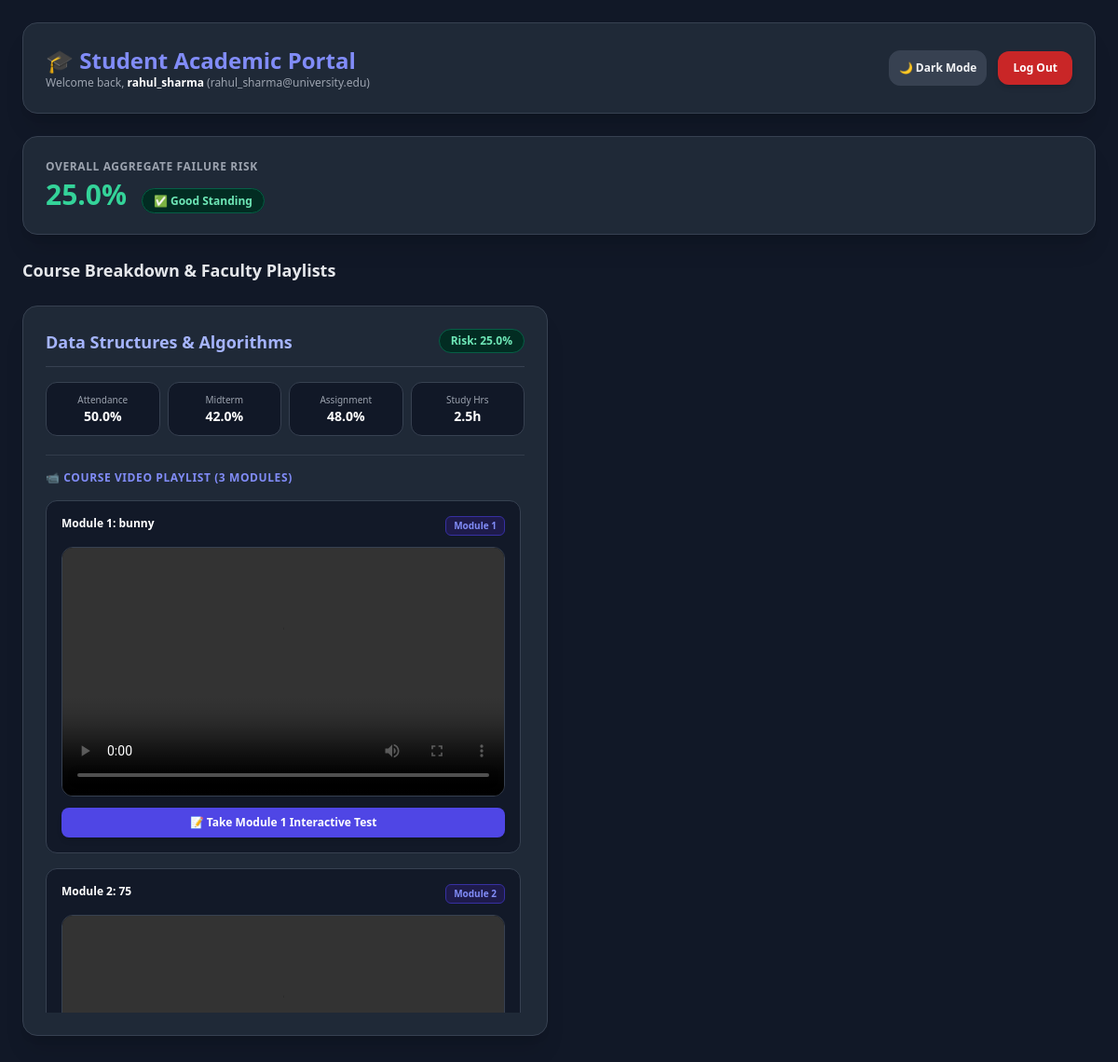
The app's page /student_dashboard (signed in) with its own data.
### app.py (models this page shows, shortened)
class User(UserMixin, db.Model):
    id = db.Column(db.Integer, primary_key=True)
    username = db.Column(db.String(80), unique=True, nullable=False)
    email = db.Column(db.String(120), unique=True, nullable=False)
    password_hash = db.Column(db.String(200), nullable=False)
    role = db.Column(db.String(20), nullable=False)  # 'admin', 'faculty', 'student'
    subject = db.Column(db.String(80), nullable=True, default='General')
    grades = db.relationship('StudentSubjectGrade', backref='student_user', lazy=True, cascade="all, delete-orphan")

class StudentSubjectGrade(db.Model):
    id = db.Column(db.Integer, primary_key=True)
    student_id = db.Column(db.Integer, db.ForeignKey('user.id'), nullable=False)
    subject = db.Column(db.String(80), nullable=False)
    attendance = db.Column(db.Float, default=75.0)
    midterm = db.Column(db.Float, default=60.0)
    assignment = db.Column(db.Float, default=60.0)
    logins = db.Column(db.Float, default=12.0)
    study_hours = db.Column(db.Float, default=5.0)

class LearningTopic(db.Model):
    id = db.Column(db.Integer, primary_key=True)
    subject = db.Column(db.String(80), nullable=False)
    sequence = db.Column(db.Integer, nullable=False)
    title = db.Column(db.String(150), nullable=False)
    description = db.Column(db.Text, nullable=True)
    youtube_url = db.Column(db.String(255), nullable=False)  # Local video URL
    quiz_data_json = db.Column(db.Text, nullable=True)     # Stores AI generated quiz JSON

### app.py (the view, shortened to what this page needs)
@app.route('/student_dashboard')
@login_required
def student_dashboard():
    if current_user.role != 'student':
        return "Unauthorized Access", 403
    subject_cards = []
    total_risk = 0.0
    for g in current_user.grades:
        risk_val = 25.0
        at_risk = False
        remediation = generate_personalized_path(g.midterm, g.assignment, g.attendance, g.study_hours)
        total_risk += risk_val
        topics = LearningTopic.query.filter_by(subject=g.subject).order_by(LearningTopic.sequence.asc()).all()
        pathway_topics = [
            {
                'id': t.id,
                'sequence': t.sequence,
                'title': t.title,
                'description': t.description,
                'youtube_url': t.youtube_url
            } for t in topics
        ]
        subject_cards.append({
            'subject': g.subject,
            'attendance': g.attendance,
            'midterm': g.midterm,
            'assignment': g.assignment,
            'study_hours': g.study_hours,
            'risk_percent': risk_val,
            'at_risk': at_risk,
            'remediation': remediation,
            'pathway_topics': pathway_topics
        })
    overall_risk = round(total_risk / len(subject_cards), 2) if subject_cards else 25.0
    overall_at_risk = bool(overall_risk >= 50)
    return render_template('student.html', student=current_user, subject_cards=subject_cards, risk_percent=overall_risk, at_risk=overall_at_risk)

### app.py (called while the page is built)
@login_manager.user_loader
def load_user(user_id):
    return User.query.get(int(user_id))

### templates/student.html (shortened to what this page needs)
<!DOCTYPE html>
<html lang="en" class="dark">
<head>
    <script src="https://cdn.tailwindcss.com"></script>
</head>
<body class="bg-gray-100 dark:bg-gray-900 text-gray-800 dark:text-gray-100 min-h-screen font-sans p-6 transition-colors duration-300">
    <div class="max-w-7xl mx-auto space-y-6">
        <div class="flex flex-col sm:flex-row justify-between items-start sm:items-center bg-white dark:bg-gray-800 p-6 rounded-2xl border border-gray-200 dark:border-gray-700 shadow-xl gap-4">
            <div>
                <h1 class="text-2xl font-bold text-indigo-600 dark:text-indigo-400">🎓 Student Academic Portal</h1>
                <p class="text-xs text-gray-500 dark:text-gray-400">Welcome back, <span class="text-gray-900 dark:text-white font-semibold">{{ student.username }}</span> ({{ student.email }})</p>
            </div>
            <div class="flex items-center gap-3">
                <button onclick="toggleTheme()" class="p-2.5 rounded-xl border border-gray-300 dark:border-gray-700 bg-gray-100 dark:bg-gray-700 text-xs font-semibold">
                    <span id="themeIcon">☀️ Light Mode</span>
                </button>
                <a href="/logout" class="bg-red-600/90 hover:bg-red-500 text-white text-xs px-4 py-2.5 rounded-xl transition font-semibold shadow-md">Log Out</a>
            </div>
        </div>
        <div class="bg-white dark:bg-gray-800 border border-gray-200 dark:border-gray-700 p-6 rounded-2xl shadow-xl flex flex-col md:flex-row items-start md:items-center justify-between gap-4">
            <div>
                <h2 class="text-xs font-semibold text-gray-500 dark:text-gray-400 uppercase tracking-wider">Overall Aggregate Failure Risk</h2>
                <div class="text-3xl font-extrabold mt-1 {% if at_risk %}text-red-500 dark:text-red-400{% else %}text-emerald-600 dark:text-emerald-400{% endif %}">
                    {{ risk_percent }}%
                    {% if at_risk %}
                        <span class="text-xs font-semibold bg-red-100 dark:bg-red-950 text-red-700 dark:text-red-300 border border-red-300 dark:border-red-800 px-3 py-1 rounded-full ml-2">⚠️ High Academic Risk</span>
                    {% else %}
                        <span class="text-xs font-semibold bg-emerald-100 dark:bg-emerald-950 text-emerald-700 dark:text-emerald-300 border border-emerald-300 dark:border-emerald-800 px-3 py-1 rounded-full ml-2">✅ Good Standing</span>
                    {% endif %}
                </div>
            </div>
        </div>
        <div class="space-y-6">
            <h2 class="text-lg font-bold text-gray-800 dark:text-gray-200">Course Breakdown & Faculty Playlists</h2>
            {% if subject_cards %}
                <div class="grid grid-cols-1 lg:grid-cols-2 gap-6">
                    {% for card in subject_cards %}
                    <div class="bg-white dark:bg-gray-800 border border-gray-200 dark:border-gray-700 rounded-2xl p-6 shadow-xl space-y-5 flex flex-col justify-between">
                        <div>
                            <div class="flex justify-between items-start border-b border-gray-200 dark:border-gray-700 pb-3 mb-4">
                                <h3 class="font-bold text-indigo-600 dark:text-indigo-300 text-lg">{{ card.subject }}</h3>
                                <span class="text-xs font-bold px-3 py-1 rounded-full {% if card.at_risk %}bg-red-100 dark:bg-red-950 text-red-700 dark:text-red-300 border border-red-300 dark:border-red-800{% else %}bg-emerald-100 dark:bg-emerald-950 text-emerald-700 dark:text-emerald-300 border border-emerald-300 dark:border-emerald-800{% endif %}">
                                    Risk: {{ card.risk_percent }}%
                                </span>
                            </div>
                            <div class="grid grid-cols-4 gap-2 text-center text-xs mb-5">
                                <div class="bg-gray-50 dark:bg-gray-900 p-2.5 rounded-xl border border-gray-200 dark:border-gray-700">
                                    <span class="block text-gray-500 dark:text-gray-400 text-[10px]">Attendance</span>
                                    <span class="font-bold text-gray-800 dark:text-white text-sm">{{ card.attendance }}%</span>
                                </div>
                                <div class="bg-gray-50 dark:bg-gray-900 p-2.5 rounded-xl border border-gray-200 dark:border-gray-700">
                                    <span class="block text-gray-500 dark:text-gray-400 text-[10px]">Midterm</span>
                                    <span class="font-bold text-gray-800 dark:text-white text-sm">{{ card.midterm }}%</span>
                                </div>
                                <div class="bg-gray-50 dark:bg-gray-900 p-2.5 rounded-xl border border-gray-200 dark:border-gray-700">
                                    <span class="block text-gray-400 text-[10px]">Assignment</span>
                                    <span class="font-bold text-gray-800 dark:text-white text-sm">{{ card.assignment }}%</span>
                                </div>
                                <div class="bg-gray-50 dark:bg-gray-900 p-2.5 rounded-xl border border-gray-200 dark:border-gray-700">
                                    <span class="block text-gray-400 text-[10px]">Study Hrs</span>
                                    <span class="font-bold text-gray-800 dark:text-white text-sm">{{ card.study_hours }}h</span>
                                </div>
                            </div>
                            <div class="space-y-4 border-t border-gray-200 dark:border-gray-700/80 pt-4">
                                <div class="flex justify-between items-center">
                                    <h4 class="text-xs font-bold text-indigo-600 dark:text-indigo-400 uppercase tracking-wider">
                                        📹 Course Video Playlist ({{ card.pathway_topics|length }} Modules)
                                    </h4>
                                </div>
                                {% if card.pathway_topics %}
                                    <div class="space-y-4 max-h-[550px] overflow-y-auto pr-1">
                                        {% for topic in card.pathway_topics %}
                                        <div class="bg-gray-50 dark:bg-gray-900/90 border border-gray-200 dark:border-gray-700 p-4 rounded-xl space-y-3">
                                            <div class="flex justify-between items-start">
                                                <div>
                                                    <h5 class="text-xs font-bold text-gray-900 dark:text-white">{{ topic.title }}</h5>
                                                </div>
                                                <span class="bg-indigo-100 dark:bg-indigo-950 text-indigo-600 dark:text-indigo-400 text-[10px] font-bold px-2 py-0.5 rounded-md border border-indigo-300 dark:border-indigo-800 shrink-0">
                                                    Module {{ topic.sequence }}
                                                </span>
                                            </div>
                                            <div class="aspect-video w-full rounded-xl overflow-hidden border border-gray-300 dark:border-gray-700 shadow-inner bg-black">
                                                <video class="w-full h-full object-cover" controls preload="metadata">
                                                    <source src="{{ topic.youtube_url }}" type="video/mp4">
                                                </video>
                                            </div>
                                            <button onclick="openTopicQuiz('{{ card.subject }}', '{{ topic.title }}')" class="w-full bg-indigo-600 hover:bg-indigo-500 text-white font-semibold text-xs py-2 rounded-lg transition shadow-md flex items-center justify-center gap-2">
                                                📝 Take Module {{ topic.sequence }} Interactive Test
                                            </button>
                                        </div>
                                        {% endfor %}
                                    </div>
                                {% else %}
                                    <p class="text-xs text-gray-400 italic">No faculty lecture videos uploaded for this subject yet.</p>
                                {% endif %}
                            </div>
                        </div>
                    </div>
                    {% endfor %}
                </div>
            {% else %}
                <div class="bg-white dark:bg-gray-800 border border-gray-200 dark:border-gray-700 rounded-2xl p-8 text-center text-gray-500 dark:text-gray-400 text-sm">
                    No course records assigned yet.
                </div>
            {% endif %}
        </div>
    </div>
</body>
</html>

### records on screen
User: username "rahul_sharma", email "rahul_sharma@university.edu"
StudentSubjectGrade: subject "Data Structures & Algorithms", risk_percent "25.0", attendance "50.0", midterm "42.0", assignment "48.0", study_hours "2.5", pathway_topics|length "3"
LearningTopic: title "Module 1: bunny", sequence "1"
LearningTopic: title "Module 2: 75", sequence "2"

### other values on screen
{{ risk_percent }} "25.0"
